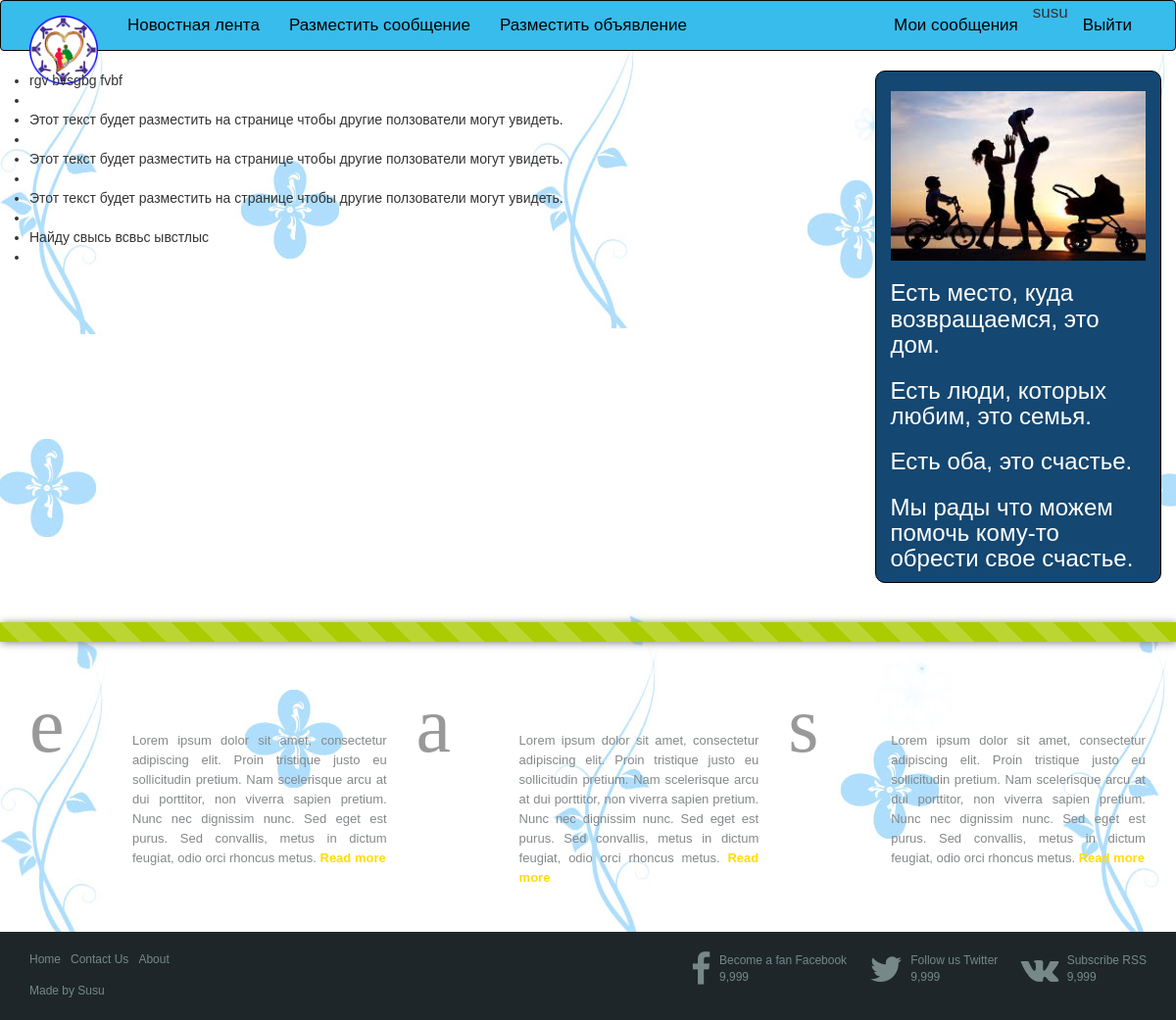
The page /posts/ (signed in) on the database its author committed.
### find/models.py (models this page shows)
class Post(models.Model):
    text = models.TextField()
    time = models.DateTimeField(default = datetime.datetime.now())
    found = models.BooleanField(default=False)
    post_type_id = models.ForeignKey(Post_type, on_delete=models.CASCADE, default=None)
    relative_id = models.ForeignKey(Relative, on_delete=models.CASCADE, default=None)
    missing_person_id = models.ForeignKey(Missing_person, on_delete=models.CASCADE, default=None)
    victim_id = models.ForeignKey(Victim, on_delete=models.CASCADE, default=None)
    def __str__(self):
        return self.text
    class Admin: pass

### find/views.py (the view)
# urls.py: path('posts/', views.PostList.as_view(template_name='posts.html')),
class PostList(ListView):
	model = Post

### mysite/templates/posts.html (shortened to what this page needs)
{% extends "template.html" %}
{% block content %}
<ul>
	{% for post in object_list %}
		<li>{{post}}</li>
		<li><img src="{{post.missing_person_id.image.url}}" alt="">{{post.missing_person_id.image}}</li>
	{% endfor %}
</ul>
{% endblock %}

### mysite/templates/template.html (shortened to what this page needs)
<!DOCTYPE html>
<html lang="ru">
	<head>
		<link rel="stylesheet" href="https://maxcdn.bootstrapcdn.com/bootstrap/3.3.6/css/bootstrap.min.css">
		<link rel="stylesheet" href="https://cdnjs.cloudflare.com/ajax/libs/font-awesome/4.7.0/css/font-awesome.min.css">
		{% load static %}
		<link rel="stylesheet" href="{% static 'css/template1.css' %}">
	</head>
	<body>
		<nav class="navbar navbar-inverse" role="navigation">
			<div class="container">
				<div class="navbar-header">
					<a class="navbar-brand" href="/"><img src="{% static 'images/logo2.png' %}" alt=""></a>
				</div>
				<div class="collapse navbar-collapse navbar-ex1-collapse">
					<ul class="nav navbar-nav">
						<li><a href="/posts">Новостная лента</a></li>
						<li><a href="/missing">Разместить сообщение</a></li>
						<li><a href="/victim">Разместить объявление</a></li>
					</ul>
					<ul class="nav navbar-nav navbar-right">
						<li><a href="#">Мои сообщения</a></li>
						{% if user.username %}
							<li><p>{{ user.username }}</p></li>
							<li><a href="{% url 'logout' %}">Выйти</a></li>
						{% else %}
							<li><a href="{% url 'login' %}">Войти</a></li>
							<li><a href="/regis">Регистрация</a></li>
						{% endif %}
					</ul>
				</div>
			</div>
		</nav>
		<div class="container body">
			<div class="row">
				<div class="col-xs-12 col-sm-12 col-md-9 col-lg-9">
					{% block content %}{% endblock %}
				</div>
				<div class="col-xs-12 col-sm-12 col-md-3 col-lg-3 maxim">
					<img src="{% static 'images/family3.jpg' %}" class="img-responsive" alt="">
					<h3>Есть место, куда возвращаемся, это дом.</h3>
					<h3>Есть люди, которых любим, это семья.</h3>
					<h3>Есть оба, это счастье.</h3>
					<h3>Мы рады что можем помочь кому-то обрести свое счастье.</h3>
				</div>
			</div>
		</div>
	    <footer>
	        <div class="splitter"></div>
				<ul>
				    <li>
				        <div class="icon" data-icon="e"></div>
				        <div class="text">
				            <h4>About</h4>
				            <div>Lorem ipsum dolor sit amet, consectetur adipiscing elit. Proin tristique justo eu sollicitudin pretium. Nam scelerisque arcu at dui porttitor, non viverra sapien pretium. Nunc nec dignissim nunc. Sed eget est purus. Sed convallis, metus in dictum feugiat, odio orci rhoncus metus. <a href="#">Read more</a></div>
				        </div>
				    </li>
				    <li>
				        <div class="icon" data-icon="a"></div>
				        <div class="text">
				            <h4>Archive</h4>
				            <div>Lorem ipsum dolor sit amet, consectetur adipiscing elit. Proin tristique justo eu sollicitudin pretium. Nam scelerisque arcu at dui porttitor, non viverra sapien pretium. Nunc nec dignissim nunc. Sed eget est purus. Sed convallis, metus in dictum feugiat, odio orci rhoncus metus. <a href="#">Read more</a></div>
				        </div>
				    </li>
				    <li>
				        <div class="icon" data-icon="s"></div>
				        <div class="text">
				            <h4>Cloud</h4>
				            <div>Lorem ipsum dolor sit amet, consectetur adipiscing elit. Proin tristique justo eu sollicitudin pretium. Nam scelerisque arcu at dui porttitor, non viverra sapien pretium. Nunc nec dignissim nunc. Sed eget est purus. Sed convallis, metus in dictum feugiat, odio orci rhoncus metus. <a href="#">Read more</a></div>
				        </div>
				    </li>
				</ul>
			<div class="bar">
			    <div class="bar-wrap">
			        <ul class="links">
			            <li><a href="#">Home</a></li>
			            <li><a href="#">Contact Us</a></li>
			            <li><a href="#">About</a></li>
			        </ul>
			        <div class="social">
			            <a href="#" class="fb">
			                <span  class="icon fa fa-facebook"></span>
			                <span class="info">
			                    <span class="follow">Become a fan Facebook</span>
			                    <span class="num">9,999</span>
			                </span>
			            </a>
			            <a href="#" class="tw">
			                <span class="icon fa fa-twitter"></span>
			                <span class="info">
			                    <span class="follow">Follow us Twitter</span>
			                    <span class="num">9,999</span>
			                </span>
			            </a>
			            <a href="#" class="rss">
			                <span class="icon fa fa-vk"></span>
			                <span class="info">
			                    <span class="follow">Subscribe RSS</span>
			                    <span class="num">9,999</span>
			                </span>
			            </a>
			        </div>
			        <div class="copyright">Made by Susu</div>
			    </div>
			</div>
	    </footer>
	</body>
</html>

### mysite/templates/static/css/template1.css (style rules this page uses)
body { background: url(../images/bg.jpg); }
.navbar { background-color: #37bcec; font-size: 17px; }
.navbar-brand>img { width: 70px; }
.navbar-inverse .navbar-nav>li>a { color: black; }
.maxim { border: 1px solid black; padding-top: 20px; border-radius: 10px; color: white; background-color: #144771; }
* { margin: 0; padding: 0; }
[data-icon]:before { font-family: 'zocial'; content: attr(data-icon); -webkit-font-smoothing: antialiased; }
body { font-family: 'Verdana', sans-serif; }
a { text-decoration: none; -webkit-transition: all .2s linear; -moz-transition: all .2s linear; -ms-transition: all .2s linear; -o-transition: all .2s linear; transition: all .2s linear; }
footer { margin-top: 40px; }
footer .splitter { background-color: #ac0; background-image: -webkit-gradient(linear, 0 100%, 100% 0, color-stop(.25, rgba(255, 255, 255, .2)), color-stop(.25, transparent), color-stop(.5, transparent), color-stop(.5, rgba(255, 255, 255, .2)), color-stop(.75, rgba(255, 255, 255, .2)), color-stop(.75, transparent), to(transparent)); background-image: -webkit-linear-gradient(45deg, rgba(255, 255, 255, .2) 25%, transparent 25%, transparent 50%, rgba(255, 255, 255, .2) 50%, rgba(255, 255, 255, .2) 75%, transparent 75%, transparent); background-image: -moz-linear-gradient(45deg, rgba(255, 255, 255, .2) 25%, transparent 25%, transparent 50%, rgba(255, 255, 255, .2) 50%, rgba(255, 255, 255, .2) 75%, transparent 75%, transparent); background-image: -ms-linear-gradient(45deg, rgba(255, 255, 255, .2) 25%, transparent 25%, transparent 50%, rgba(255, 255, 255, .2) 50%, rgba(255, 255, 255, .2) 75%, transparent 75%, transparent); background-image: -o-linear-gradient(45deg, rgba(255, 255, 255, .2) 25%, transparent 25%, transparent 50%, rgba(255, 255, 255, .2) 50%, rgba(255, 255, 255, .2) 75%, transparent 75%, transparent); background-image: linear-gradient(45deg, rgba(255, 255, 255, .2) 25%, transparent 25%, transparent 50%, rgba(255, 255, 255, .2) 50%, rgba(255, 255, 255, .2) 75%, transparent 75%, transparent); -webkit-background-size: 50px 50px; -moz-background-size: 50px 50px; background-size: 50px 50px; -moz-box-shadow: 1px 1px 8px gray; -webkit-box-shadow: 1px 1px 8px gray; box-shadow: 1px 1px 8px gray; height: 20px; }
footer > ul { list-style: none outside none; margin: 0 auto; max-width: 1200px; overflow: hidden; padding: 25px 0; position: relative; width: 95%; }
footer > ul li { float: left; padding: 20px 15px; width: 33.3%; box-sizing:border-box; -webkit-box-sizing:border-box; -moz-box-sizing:border-box; }
footer > ul li:first-child { padding-left: 0; }
footer > ul li:nth-child(3) { padding-right: 0; }
footer > ul li .icon { color: #999999; float: left; font-size: 80px; line-height: 80px; }
footer > ul li .text { color: #848889; font-size: 13px; line-height: 20px; margin-left: 105px; position: relative; text-align: justify; }
.text h4 { color: #FFFFFF; font-size: 24px; font-weight: bold; margin-bottom: 10px; }
.text a { border-bottom: 1px dotted transparent; color: #FFDD00; font-weight: bold; }
footer .bar { background-color: #1E2629; padding: 20px 0; }
footer .bar-wrap { font-size: 12px; margin: 0 auto; max-width: 1200px; position: relative; width: 95%; }
.links { float: left; list-style: none outside none; position: relative; }
.links li { float: left; margin-right: 10px; }
.links a { color: #778888; }
.social { position: absolute; right: 0; top: 0; }
.social a { color: #778888; margin-left: 20px; }
.social .icon { display: inline-block; font-size: 36px; margin-right: 5px; vertical-align: middle; -webkit-transition: -webkit-transform .3s linear; -moz-transition: -moz-transform .3s linear; -ms-transition: -ms-transform .3s linear; -o-transition: -o-transform .3s linear; transition: transform .3s linear; }
.social .info { display: inline-block; vertical-align: middle; }
.social .info .follow { display: block; }
.social .info .num { display: block; }
.copyright { color: #778888; margin-top: 5px; }

### rows shown on the page
Post: text "rgv bvsgbg fvbf"
Post: text "Этот текст будет разместить на странице чтобы другие ползователи могут увидеть."
Post: text "Этот текст будет разместить на странице чтобы другие ползователи могут увидеть."
Post: text "Этот текст будет разместить на странице чтобы другие ползователи могут увидеть."
Post: text "Найду свысь всвьс ывстлыс"

### other values the page prints
{{ user.username }} "susu"
